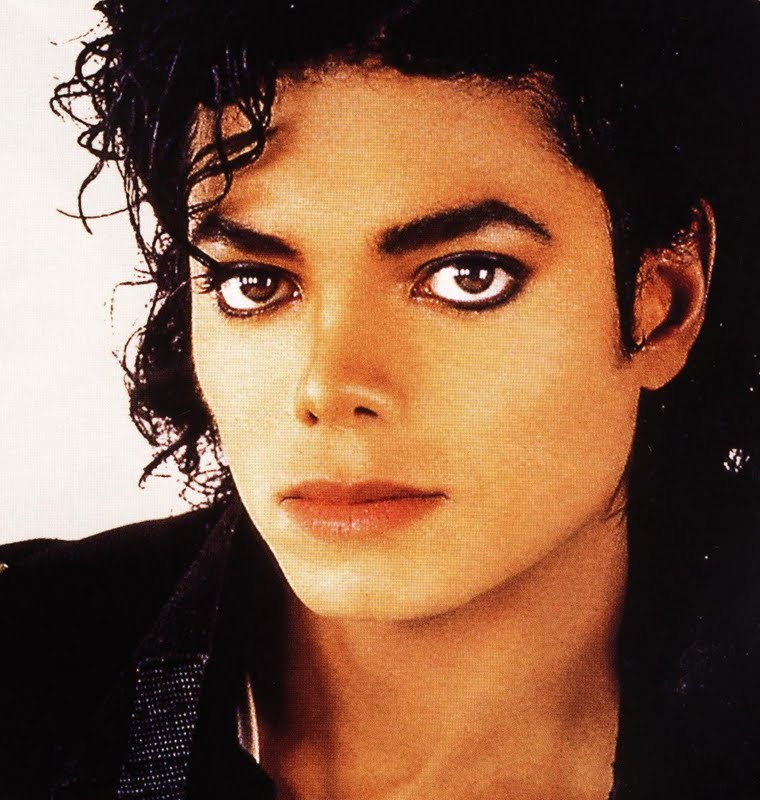
#> input picture Tarea03_MartinezPaola_PDI/Imagen.jpg, 760 x 800 px, found by its file name
$ python Imagenfiltro.py
#> lines starting #> are read from the running program, lines starting #| are printed output that depends on the picture
#> in apply_filters, img is the input picture: PIL image 760x800 RGB; mean R, G, B 128, 91.2, 68
"""
Aplicacion de filtros a imagen en formato jpg
Filtros:
gray scale
gray luminace
mica effect

@author Paola Mildred Martinez Hidalgo
@version 1.0
"""

from PIL import Image

# Gray scale (escala de grises)
# Codigo para aplicar filtro que pasa una imagen a escalas de grises
# Gray = (R*1 + G*1 + B*1) / 3 (división entera)

def gray_scale(img):
    width, height = img.size
#> width = 760; height = 800
    gray_img = img.copy()
    for x in range(width): # definimos el ancho con x
        for y in range(height): # definimos la altura con y
            r, g, b = gray_img.getpixel((x, y)) #nos aseguramos que este en RGB
            gray = (r + g + b) // 3 #como se multiplica por 1 no es necesario ponerlo
            gray_img.putpixel((x, y), (gray, gray, gray))
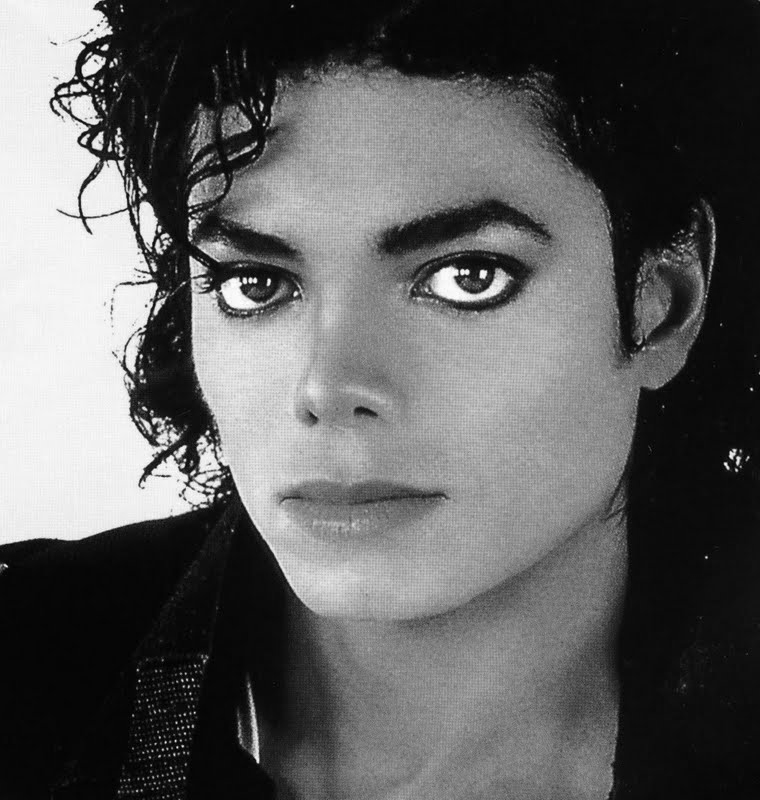
#> gray_img: PIL image 760x800 RGB; min 0, max 255, mean 95.4
    return gray_img


# Gray luminance (grises con luminancia)
# Codigo para aplicar filtro que calcula la escala de grises basada en la luminancia
# Gray = (Red * 0.299 + Green * 0.587 + Blue * 0.114)

def gray_luminance(img):
    width, height = img.size
#> width = 760; height = 800
    gray_img = img.copy()
    for x in range(width): # definimos el ancho con x
        for y in range(height): # definimos la altura con y
            r, g, b = gray_img.getpixel((x, y)) # nos aseguramos que este en RGB
            gray = int(r * 0.299 + g * 0.587 + b * 0.114 ) # definimos los valores de RGB
            gray_img.putpixel((x, y), (gray, gray, gray))
    return gray_img

# Mica effect (Efecto mica)
# Codigo para aplicar filtro efecto Mica
# Efecto mica. Cualquier RGB sobre una imagen

def mica_effect(img, color):
#> called with color = (0, 0, 250, 128)
    img = img.convert('RGBA') # Convertimos a RGBA para manejar la transparencia
#> img: PIL image 760x800 RGBA
    overlay = Image.new('RGBA', img.size, color) # Creamos una imagen del color deseado
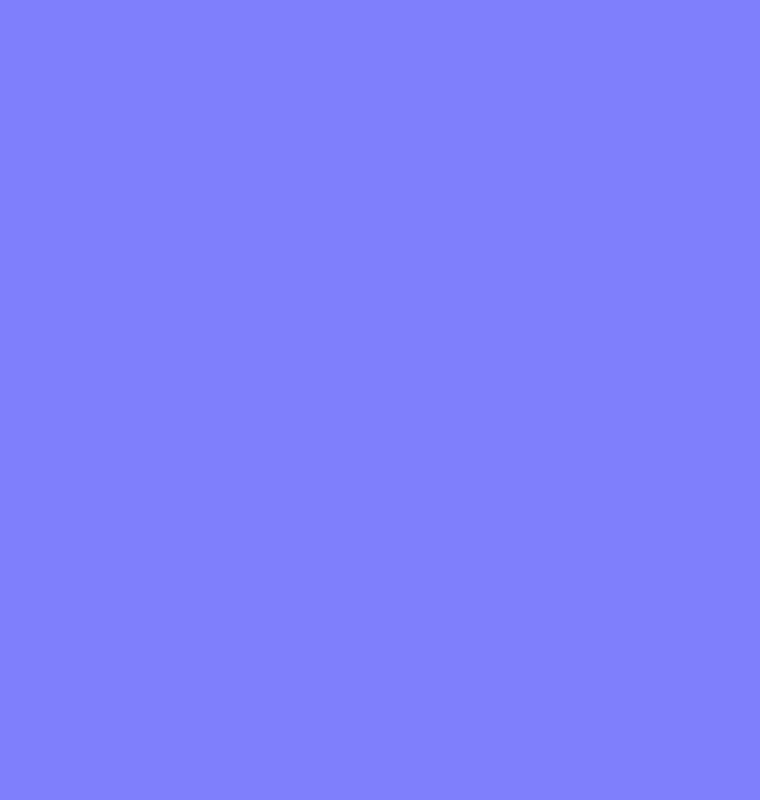
#> overlay: PIL image 760x800 RGBA; mean R, G, B, A 0, 0, 250, 128; transparent parts drawn white
    combined = Image.blend(img, overlay, alpha=0.5)  # Combina ambas imágenes (mica y foto original)
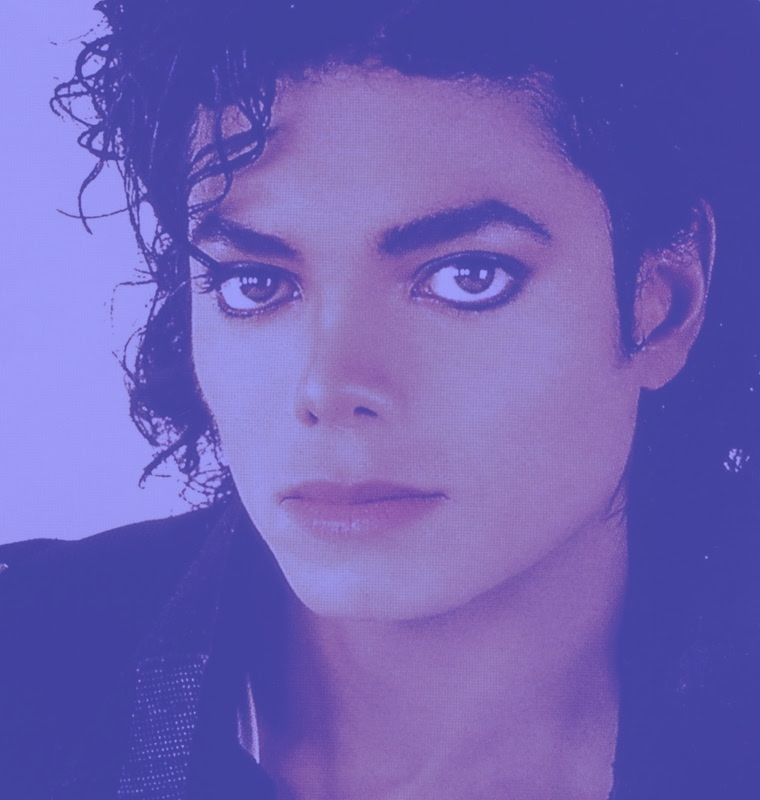
#> combined: PIL image 760x800 RGBA; mean R, G, B, A 63.7, 45.3, 158.8, 191; transparent parts drawn white
    return combined

def apply_filters(image_path):
    img = Image.open(image_path).convert('RGB')

    # Aplicar cada filtro
    gray_sca = gray_scale(img)
    gray_lum = gray_luminance(img)
    mica_img = mica_effect(img, (0, 0, 250, 128))  # Seleccionar el efecto mica que queremos

    # Mostrar las imágenes resultantes
    gray_sca.show(title="Escala de grises")
    gray_lum.show(title="Grises con luminancia")
    mica_img.show(title="Efecto mica")

    # Guardar las imágenes automáticamente
    gray_sca.save('Escala_grises.jpg')
    gray_lum.save('Grises_luminancia.jpg')
    mica_img.save('Efecto_mica.png')  # Guardar como PNG para conservar la transparencia

apply_filters('imagen.jpg')
